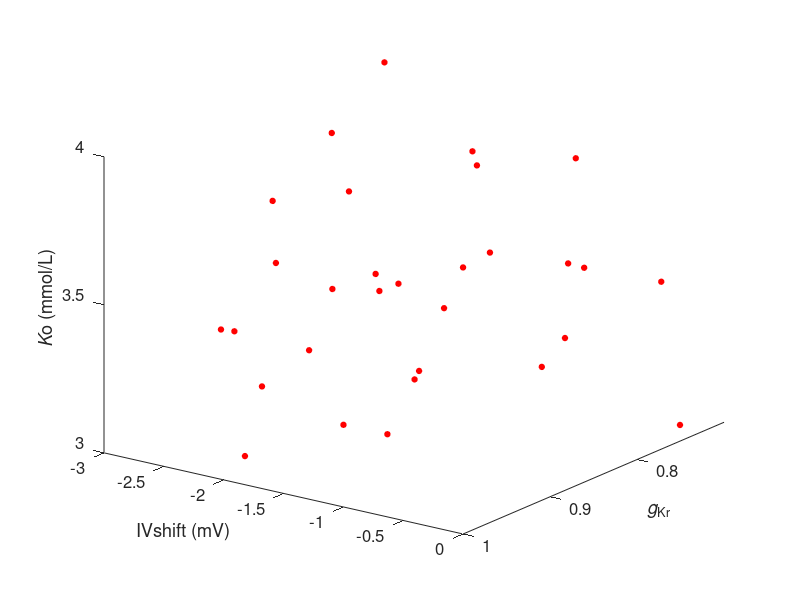

Recreate this plot in MATLAB.
% plots the CL data in the Ko,gKr,IVshift parameter space
% input parameters and AP features data are saved in the testFabbri2 structure

clear
close all

x1 = load('testFabbri2');

allko=[];
allgkr=[];
allshift=[];
allCL=[];

tickgkr = [0.7 0.8 0.9 1];
tickKo = [3 3.5 4];

for st = 1:length(x1.parameters)
    
    allko = [allko; x1.parameters(st).Ko];
    allgkr = [allgkr; x1.parameters(st).x_g_Kr];
    allshift = [allshift; x1.parameters(st).IHerg_shift_pa];
    allCL = [allCL; x1.biomarkers(st).CL];
    
end

%%%%%%%%%%%%%%%%%%%%%%%%%%%

p11=plot3(allgkr,allshift,allko,'bo');
    
set(p11,'markersize',4,'markeredgecolor','r','markerfacecolor','r');
% axis tight

% view(-38,50)
view(126,25)
% axis tight

set(gca,'xtick',tickgkr,'xticklabel',tickgkr)
set(gca,'ztick',tickKo,'zticklabel',tickKo)

xlabel('{\it g}_{Kr}')
yl=ylabel('IVshift (mV)');
% set(yl,'interpreter','tex')

zlabel('{\it K}o (mmol/L)')

set(gca,'fontsize',12)

clear st

% print -dtiff -r300dpi Ko3d_v1.tiff

%%%%%%%%%%%%%%%%%%%%%%%%%%%%%%%%%%%



